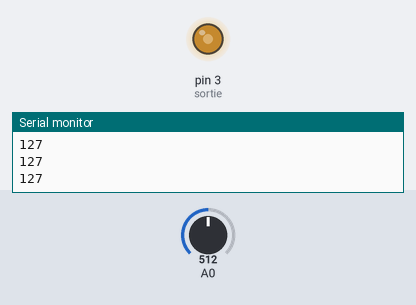
Bench run of a sketch on a simulated Arduino Uno, built with avr-gcc and run on an emulated ATmega328P. On the bench: output pins drawn as LEDs (lit = HIGH), the last lines printed to the serial monitor. The test bench sets the inputs (shaded band); at power-on: A0 = 512.

Above: at 1.2 s.
1.3 s: A0 set to 716
At 1.6 s:
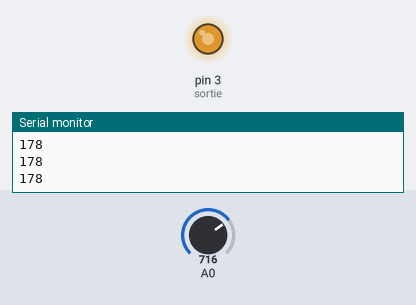
2.8 s: A0 set to 900
At 4.0 s:
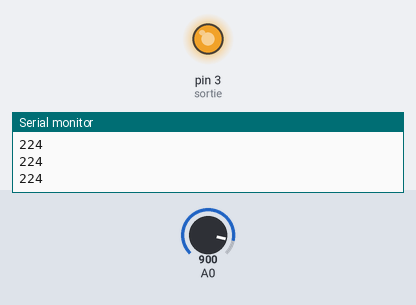
4.3 s: A0 set to 122
At 5.5 s:
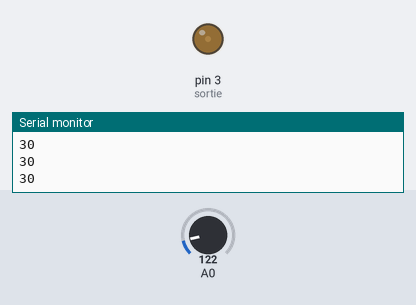
5.8 s: A0 set to 0
At 6.7 s:
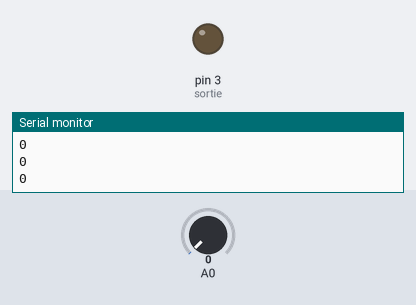
7.3 s: A0 set to 511
At 8.0 s:
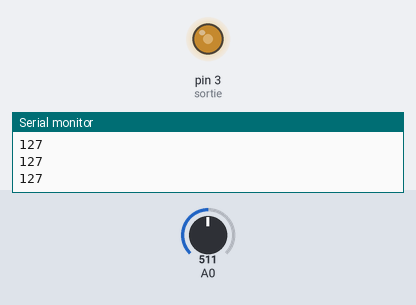
Timing chart, 0 to 9.8 s (numbered marks = the images above; inputs shaded):
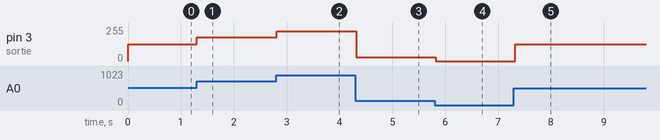

The sketch:

Control_mosfet.ino
```cpp
/*
  Control Mosfet for motor speed.
*/

int sortie = 3;
int value = 0;

void setup() {
  Serial.begin(9600);
}

void loop() {
  value = analogRead(A0);
  value = map(value,0,1024,0,255);
  analogWrite(sortie,value);
  Serial.println(value);
  delay(100);
}
```

Measured:
- after the input at 1.3 s, pin 3 (sortie): 127/255 → 178/255 at once
- after the input at 2.8 s, pin 3 (sortie): 178/255 → 224/255 at once
- after the input at 4.3 s, pin 3 (sortie): 224/255 → 30/255 at once
- after the input at 5.8 s, pin 3 (sortie): 30/255 → 0/255 at once
- after the input at 7.3 s, pin 3 (sortie): 0/255 → 127/255 at once
